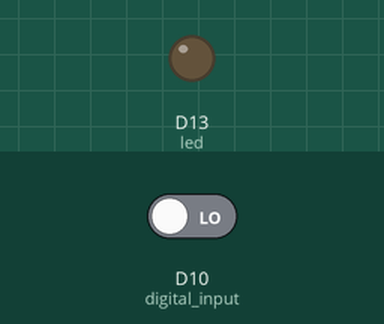
A program run on a simulated Arduino board driven over Firmata from a computer. Shown: output pins drawn as LEDs (lit = HIGH). Inputs (shaded band) come from the test bench; at power-on: D10 (digital_input) LOW.

Above: at 6.2 s.
6.3 s: D10 (digital_input) driven HIGH
At 6.9 s:
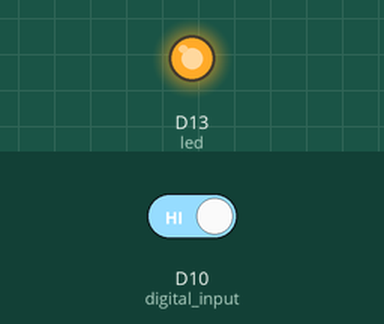
7.8 s: D10 (digital_input) driven LOW
At 9.2 s:
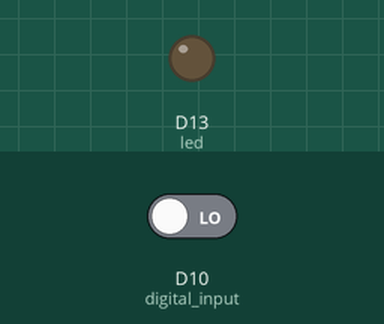
Timing chart, 0 to 10.8 s (numbered marks = the images above; inputs shaded):
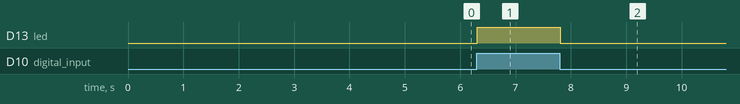

The program:

2_read_digital_input.py
```python
import pyfirmata
import time
from board_settings import board


it = pyfirmata.util.Iterator(board)
it.start()


# board.digital[10].mode = pyfirmata.INPUT

# while True:
#     sw = board.digital[10].read()
#     if sw is True:
#         board.digital[13].write(1)
#     else:
#         board.digital[13].write(0)
#     time.sleep(0.1)


digital_input = board.get_pin("d:10:i")
led = board.get_pin("d:13:o")
while True:
    sw = digital_input.read()
    if sw is True:
        led.write(1)
    else:
        led.write(0)
    time.sleep(0.1)
```

board_settings.py
```python
import pyfirmata

board = pyfirmata.Arduino("/dev/cu.usbmodem1411")
```

Measured:
- after the input at 6.3 s, D13 (led): LOW → HIGH at once
- after the input at 7.8 s, D13 (led): HIGH → LOW at once
